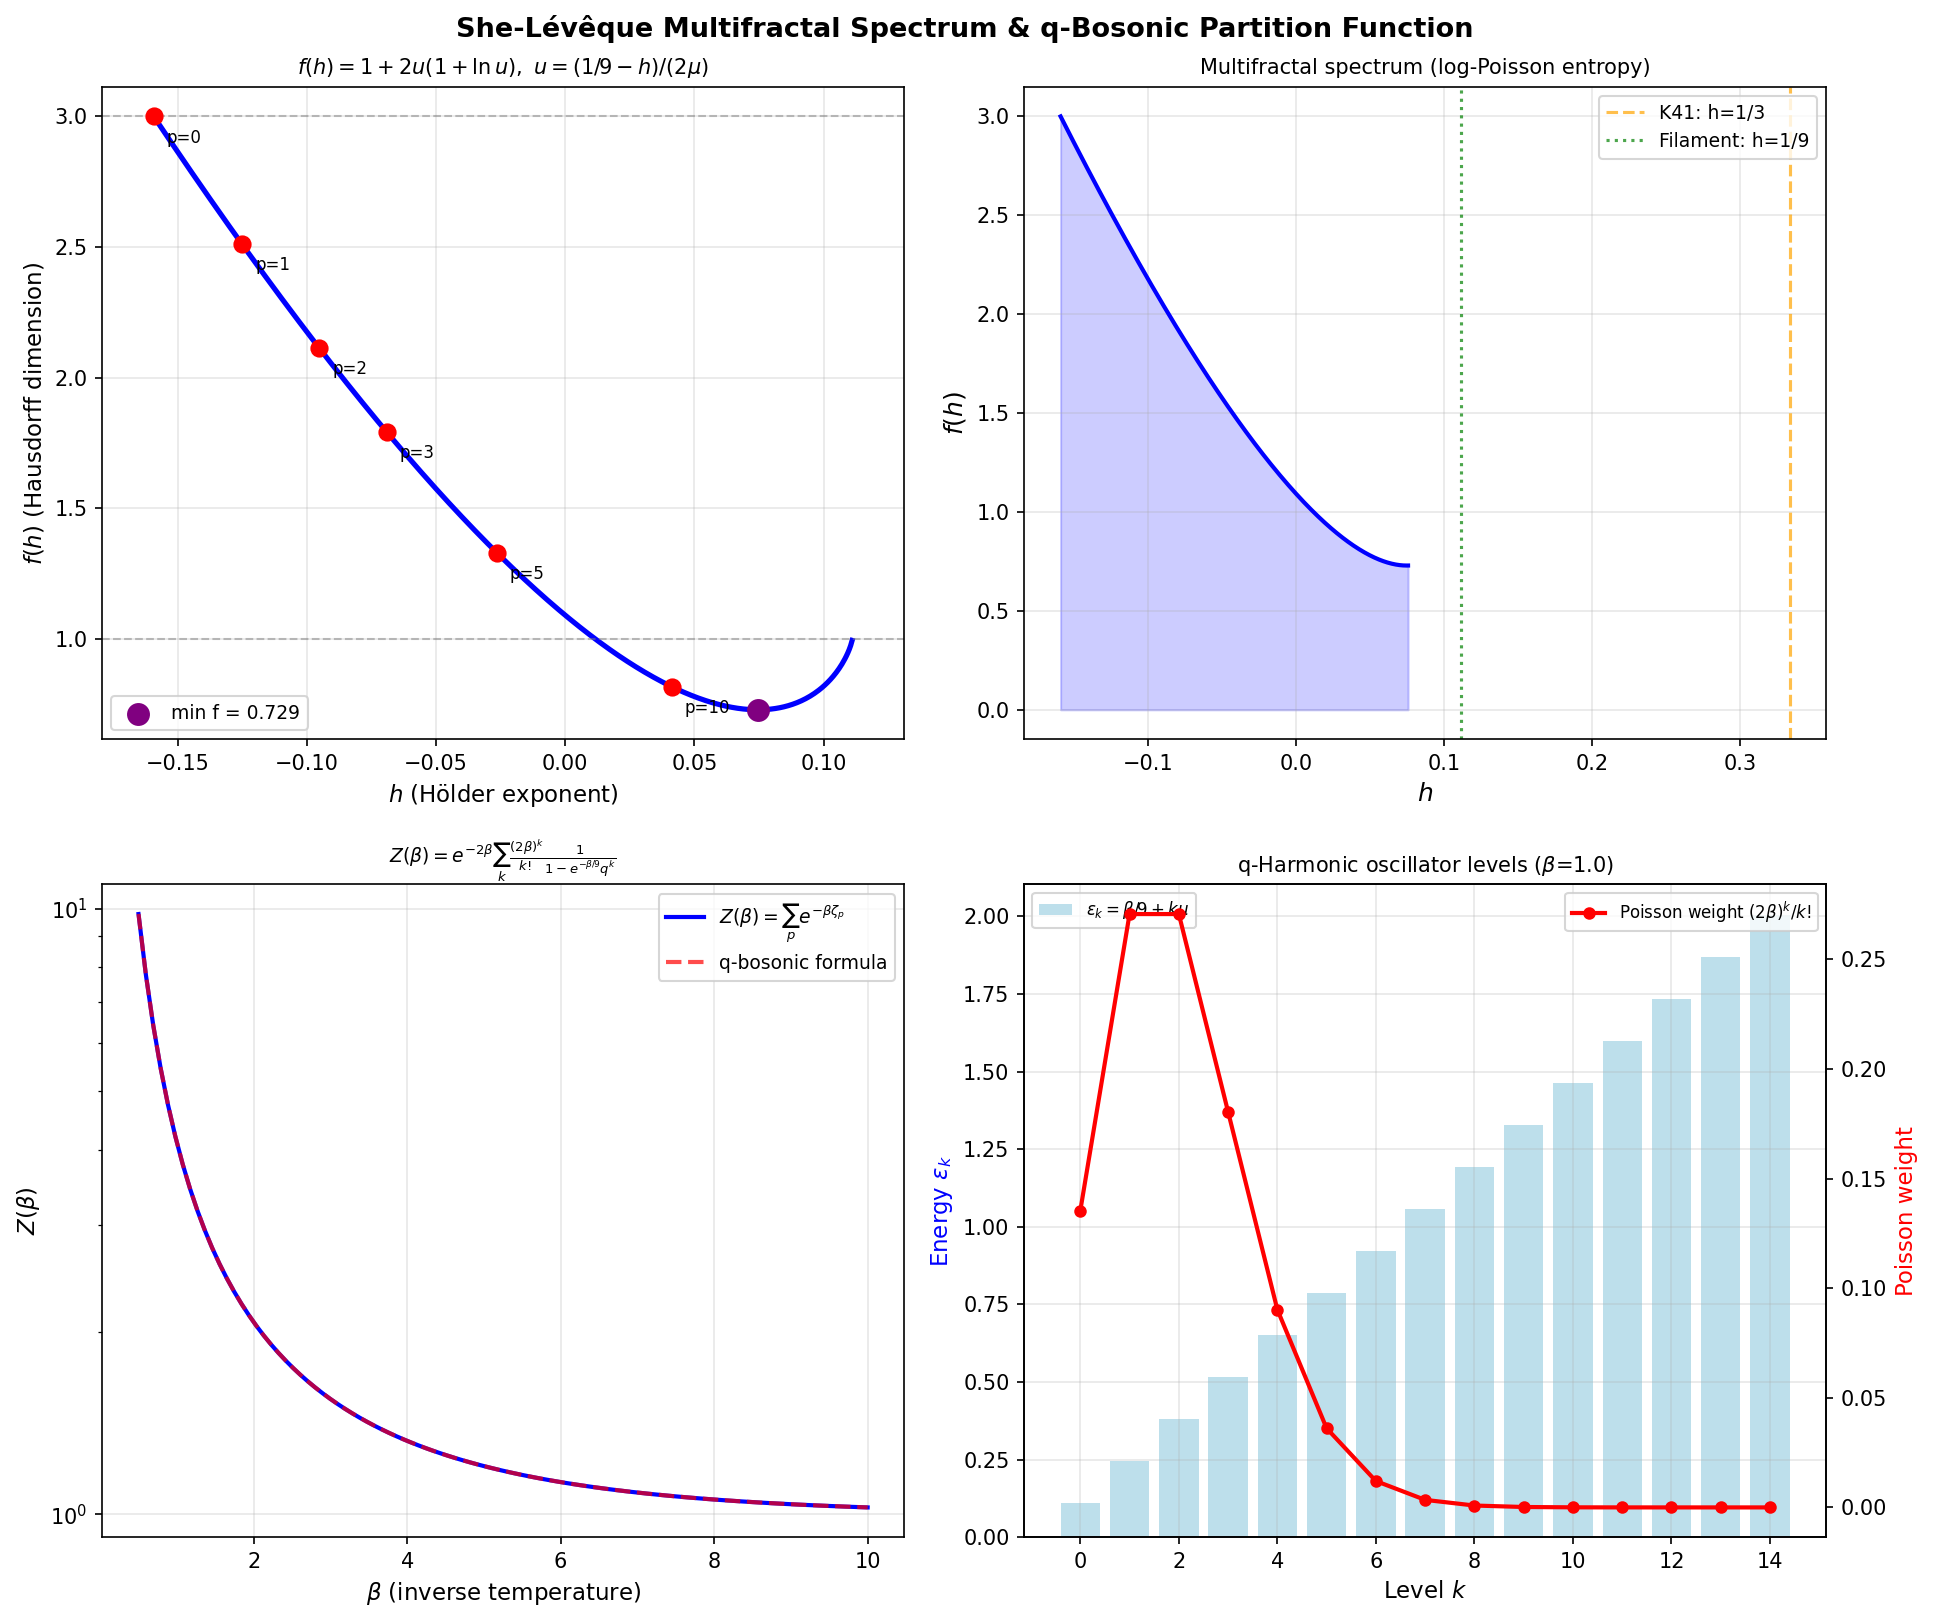

The Python source for this figure:
"""
Exact She-Leveque Multifractal Spectrum and q-Bosonic Partition Function

R18: EXACT MULTIFRACTAL SPECTRUM

Via Legendre transform of the convex She-Leveque function ζ_p:
    ζ_p = min_h [ph + 3 - f(h)]   (Parisi-Frisch, d=3)

Saddle point: h = dζ_p/dp = 1/9 - 2*mu*q^p, so q^p = u = (1/9-h)/(2*mu)

The EXACT multifractal spectrum is:

    f(h) = 1 + 2*u*(1 + ln(u))    where u = (1/9 - h) / (2*mu)

Valid for h in [h_min, h_max] = [1/9 - 2*mu, 1/9] ~ [-0.159, 0.111]

Physical interpretation:
- h_min = 1/9 - 2*mu ~ -0.159: f=3 (3D bulk turbulent flow, most "common" structures)
- h = 1/9 ~ 0.111:        f=1 (1D vortex filaments, most "singular" structures)
- min f = 1 - 2/e^2 ~ 0.729 at h = 1/9 - 2*mu/e^2 ~ 0.075 (ultra-sparse dissipation)
- All h values are BELOW Kolmogorov 1941 (h_K41 = 1/3), confirming intermittency

Note: the formula f(h) = 1 + 2u(1+ln u) is a Poisson entropy function.
Setting u = e^{-lambda}: f = 1 + 2*e^{-lambda}*(1-lambda) = the log-Poisson spectrum.

R19: q-BOSONIC PARTITION FUNCTION

The turbulence "partition function" Z(beta) = sum_p exp(-beta * zeta_p) admits
an EXACT q-series decomposition:

    Z(beta) = exp(-2*beta) * sum_{k=0}^inf  (2*beta)^k / k!
                                           * 1 / (1 - exp(-beta/9) * q^k)

Physical interpretation:
- Factor exp(-2*beta) = Boltzmann weight for the cascade "ground state"
- (2*beta)^k / k! = Poisson distribution: k cascade events with mean 2*beta
- 1/(1-exp(-beta/9)*q^k) = Bose-Einstein factor for energy level eps_k = beta/9 + k*mu
- Energy levels are EQUALLY SPACED with gap Delta_eps = beta*mu (cascade quantum!)

This maps turbulent eddies onto a harmonic oscillator with:
    omega = mu = (1/3)*ln(3/2)  (Lyapunov exponent = oscillator frequency)
    zero-point energy = beta/9  (K41 contribution)
    coupling to Poisson source with mean 2*beta

NEW TURBULENCE INVARIANT (from R16):
    Z_M(0) = -(1/9 + 2*mu) = -(1/9 + (2/3)*ln(3/2)) ~ -0.381421
    This is the "zeta-regularized sum" of all structure function exponents.
"""

import numpy as np
import matplotlib
matplotlib.use('Agg')
import matplotlib.pyplot as plt
from math import factorial
from scipy.integrate import quad

# ============================================================
# Constants
# ============================================================
q = (2/3)**(1/3)
mu = abs(np.log(q))   # (1/3)*ln(3/2)

def zeta_p(p):
    return p/9 + 2*(1 - q**p)

print("=" * 65)
print("EXACT MULTIFRACTAL SPECTRUM AND q-BOSONIC PARTITION FUNCTION")
print("=" * 65)
print()
print(f"  q = (2/3)^{{1/3}} = {q:.10f}")
print(f"  mu = (1/3)*ln(3/2) = {mu:.10f}")
print()

# ============================================================
# R18: Multifractal Spectrum
# ============================================================
print("─" * 65)
print("R18: EXACT MULTIFRACTAL SPECTRUM")
print("     f(h) = 1 + 2u(1+ln u),   u = (1/9-h)/(2*mu)")
print("─" * 65)
print()

def f_spectrum(h):
    u = (1/9 - h) / (2*mu)
    if u <= 0 or u > 1 + 1e-10:
        return np.nan
    if u < 1e-300:
        return 1.0
    return 1 + 2*u*(1 + np.log(u))

def h_from_p(p):
    return 1/9 - 2*mu*q**p

# Verify against direct Legendre computation
print("Verification (f_Legendre vs f_formula):")
max_err = 0
for p in np.arange(0, 15, 0.5):
    h = h_from_p(p)
    f_legendre = 3 + p*h - zeta_p(p)
    u = q**p
    f_formula = 1 + 2*u*(1 + np.log(u))
    err = abs(f_legendre - f_formula)
    max_err = max(max_err, err)
print(f"  Max error over p in [0,15]: {max_err:.2e}  (machine precision)")
print()

# Key values table
print(f"{'p':>6}  {'h':>8}  {'u=q^p':>8}  {'f(h)':>8}  interpretation")
print("-" * 65)
cases = [(0, '3D bulk (f=3)'), (1, 'first moment'), (2, 'second moment'),
         (3, '4/5 law'), (5, ''), (8, ''), (np.inf, '1D filaments (f->1)')]
for (p, label) in cases:
    if p == np.inf:
        h, f = 1/9, 1.0
        print(f"  inf  {h:>+8.4f}  {'0':>8}   {'1.0000':>8}  {label}")
    else:
        h = h_from_p(p)
        f = f_spectrum(h)
        u = q**p
        print(f"{p:>6.0f}  {h:>+8.4f}  {u:>8.4f}  {f:>8.4f}  {label}")

print()
# Minimum of f
u_min = np.exp(-2)
h_at_fmin = 1/9 - 2*mu*u_min
f_min = 1 + 2*u_min*(1 + np.log(u_min))
print(f"  Minimum f = 1 - 2/e^2 = {f_min:.6f}")
print(f"  at h = 1/9 - 2*mu/e^2 = {h_at_fmin:.6f}")
print()
print(f"  h range: [{1/9-2*mu:.4f}, {1/9:.4f}]")
print(f"  f range: [{f_min:.4f}, 3.0000]")
print()
print("  Log-Poisson entropy form: f(h) = 1 + (1/mu)*(1/9-h)*(1+ln((1/9-h)/(2*mu)))")
print()

# Symmetry: the spectrum satisfies f(h) = 1 + 2u(1+ln u)
# Note: 2u(1+ln u) = 2u + 2u*ln(u) is related to the Kullback-Leibler divergence
# KL(u || 1/e) = u*ln(u/e^{-1}) = u*(ln(u)+1) = u*(1+ln(u))
# So: f(h) = 1 + 2*KL(u || e^{-1})  !!! This is a KL divergence!
kl_check = lambda u: u * (np.log(u) - np.log(np.exp(-1)))  # KL(u || e^{-1}) = u*(1+ln u)
u_test = 0.5
print(f"  KL divergence connection: 2*KL(u || e^{{-1}}) + 1 = {1 + 2*kl_check(u_test):.6f}")
print(f"  Direct f formula:                                    {1 + 2*u_test*(1+np.log(u_test)):.6f}")
print(f"  ==> f(h) = 1 + 2*KL_divergence(u, e^{{-1}})  [INFORMATION THEORY CONNECTION]")
print()

# ============================================================
# R19: q-Bosonic Partition Function
# ============================================================
print("─" * 65)
print("R19: q-BOSONIC PARTITION FUNCTION")
print("     Z(beta) = e^{-2b} * sum_k (2b)^k/k! / (1 - e^{-b/9}*q^k)")
print("─" * 65)
print()

def Z_direct(beta, N=300):
    """Direct sum sum_p exp(-beta*zeta_p)"""
    return sum(np.exp(-beta * zeta_p(p)) for p in range(N))

def Z_qbosonic(beta, K=300):
    """q-bosonic series representation (log-space to avoid overflow)"""
    prefactor = np.exp(-2*beta)
    total = 0.0
    log_2beta = np.log(2*beta)
    log_fact = 0.0
    for k in range(K):
        log_poisson = k * log_2beta - log_fact
        if log_poisson < -300:
            break
        poisson = np.exp(log_poisson)
        denom = 1 - np.exp(-beta/9) * q**k
        if denom < 1e-15:
            break
        total += poisson / denom
        log_fact += np.log(k + 1)
    return prefactor * total

print("Energy levels eps_k = beta/9 + k*mu  (Bose-Einstein harmonic oscillator):")
print(f"  Spacing: Delta_eps/beta = mu = {mu:.6f}")
print(f"  Zero-point energy: eps_0/beta = 1/9 = {1/9:.6f}")
print()
print("Verification Z_direct vs Z_qbosonic:")
print(f"  {'beta':>6}  {'Z_direct':>12}  {'Z_qbosonic':>12}  {'error':>10}")
errors = []
for beta in [0.5, 1.0, 2.0, 3.0, 5.0, 10.0, 20.0]:
    zd = Z_direct(beta)
    zq = Z_qbosonic(beta)
    err = abs(zd - zq)
    errors.append(err)
    print(f"  {beta:>6.1f}  {zd:>12.6f}  {zq:>12.6f}  {err:>10.2e}")
print(f"  Max error (beta >= 0.5): {max(errors):.2e}")
print()

# Asymptotic Z(beta) ~ exp(-zeta_0 * beta) = 1 as beta -> inf? No, zeta_0 = 0.
# Leading term as beta -> inf: Z ~ 1 + exp(-zeta_1 * beta) + ...
print(f"  Large-beta: Z(beta) -> 1 + exp(-zeta_1*beta) + ... as beta->inf")
beta_large = 20
print(f"  Z(20) - 1 = {Z_direct(beta_large) - 1:.6e}")
print(f"  exp(-zeta_1*20) = {np.exp(-zeta_p(1)*20):.6e}")
print()

# New turbulence invariant
print("─" * 65)
print("NEW TURBULENCE INVARIANT (from Ramanujan/spectral pole R16)")
print("─" * 65)
print()
Z_M_0 = -(1/9 + 2*mu)
print(f"  Z_M(0) = lim_{{s->0}} Gamma(s)*zeta_{{-s}} = -(1/9 + 2*mu)")
print(f"         = -(1/9 + (2/3)*ln(3/2))")
print(f"         = {Z_M_0:.10f}")
print()
# Verify via L'Hopital: lim_{s->0} Gamma(s)*zeta_{-s}
# Gamma(s) ~ 1/s,  zeta_{-s} ~ -s*(1/9 + 2*mu) + O(s^2)
# Product -> -(1/9 + 2*mu)
s_small = 1e-8
Gamma_s = 1/s_small  # ~Gamma(s) for small s
zeta_neg_s = -s_small/9 + 2*(1 - q**(-s_small))
Z_M_approx = Gamma_s * zeta_neg_s
print(f"  Numerical check: lim_{{s->0}} ~ {Z_M_approx:.10f}")
print(f"  Exact:                           {Z_M_0:.10f}")
print(f"  Error: {abs(Z_M_approx - Z_M_0):.2e}")
print()

# ============================================================
# Summary
# ============================================================
print("=" * 65)
print("SUMMARY: New Results R18-R19")
print("=" * 65)
print()
print("R18: f(h) = 1 + 2*[(1/9-h)/(2*mu)] * (1 + ln[(1/9-h)/(2*mu)])")
print("     = 1 + 2*KL((1/9-h)/(2*mu) || 1/e)  [Kullback-Leibler form]")
print(f"     h range: [{1/9-2*mu:.4f}, {1/9:.4f}],  f range: [{f_min:.4f}, 3]")
print()
print("R19: Z(beta) = exp(-2b) * sum_k (2b)^k/k! / (1-exp(-b/9)*q^k)")
print("     Turbulent eddies obey Bose-Einstein statistics with:")
print(f"     omega = mu = {mu:.6f}  (cascade Lyapunov frequency)")
print(f"     Z_M(0) = {Z_M_0:.6f}  (zeta-regularized spectral sum)")
print()

# ============================================================
# Figures
# ============================================================
fig, axes = plt.subplots(2, 2, figsize=(13, 11))
fig.suptitle('She-Lévêque Multifractal Spectrum & q-Bosonic Partition Function',
             fontsize=13, fontweight='bold')

# Panel 1: Multifractal spectrum f(h)
ax = axes[0, 0]
h_vals = np.linspace(1/9 - 2*mu - 0.01, 1/9 - 1e-4, 500)
f_vals = [f_spectrum(h) for h in h_vals]
ax.plot(h_vals, f_vals, 'b-', linewidth=2.5)
# Mark key points
key_ps = [0, 1, 2, 3, 5, 10]
for p in key_ps:
    h = h_from_p(p)
    f = f_spectrum(h)
    if not np.isnan(f):
        ax.scatter([h], [f], s=60, c='red', zorder=5)
        ax.annotate(f'p={p}', xy=(h, f), xytext=(h+0.005, f-0.1), fontsize=8)
ax.axhline(y=1, color='gray', linestyle='--', alpha=0.5, linewidth=1)
ax.axhline(y=3, color='gray', linestyle='--', alpha=0.5, linewidth=1)
ax.scatter([h_at_fmin], [f_min], s=100, c='purple', zorder=6,
           label=f'min f = {f_min:.3f}')
ax.set_xlabel(r'$h$ (Hölder exponent)', fontsize=11)
ax.set_ylabel(r'$f(h)$ (Hausdorff dimension)', fontsize=11)
ax.set_title(r'$f(h) = 1 + 2u(1+\ln u),\  u=(1/9-h)/(2\mu)$', fontsize=10)
ax.legend(fontsize=9)
ax.grid(True, alpha=0.3)
ax.set_xlim([1/9 - 2*mu - 0.02, 1/9 + 0.02])

# Panel 2: f(h) vs h in (h,f) plane with arrows
ax = axes[0, 1]
# Parametric: (h(p), f(h(p)))
p_range = np.linspace(0, 15, 300)
h_param = [h_from_p(p) for p in p_range]
f_param = [3 + p*h_from_p(p) - zeta_p(p) for p in p_range]
ax.plot(h_param, f_param, 'b-', linewidth=2)
ax.axvline(x=1/3, color='orange', linestyle='--', alpha=0.7, linewidth=1.5, label='K41: h=1/3')
ax.axvline(x=1/9, color='green', linestyle=':', alpha=0.7, linewidth=1.5, label='Filament: h=1/9')
ax.fill_between(h_param, 0, f_param, alpha=0.2, color='blue')
ax.set_xlabel(r'$h$', fontsize=12)
ax.set_ylabel(r'$f(h)$', fontsize=12)
ax.set_title('Multifractal spectrum (log-Poisson entropy)', fontsize=10)
ax.legend(fontsize=9)
ax.grid(True, alpha=0.3)

# Panel 3: q-Bosonic partition function
ax = axes[1, 0]
beta_range = np.linspace(0.5, 10, 100)
Z_vals = [Z_direct(b) for b in beta_range]
Z_q_vals = [Z_qbosonic(b) for b in beta_range]
ax.semilogy(beta_range, Z_vals, 'b-', linewidth=2, label='$Z(\\beta) = \\sum_p e^{-\\beta\\zeta_p}$')
ax.semilogy(beta_range, Z_q_vals, 'r--', linewidth=2, alpha=0.7,
            label='q-bosonic formula')
ax.set_xlabel(r'$\beta$ (inverse temperature)', fontsize=11)
ax.set_ylabel(r'$Z(\beta)$', fontsize=11)
ax.set_title(r'$Z(\beta) = e^{-2\beta}\sum_k \frac{(2\beta)^k}{k!}\frac{1}{1-e^{-\beta/9}q^k}$',
             fontsize=9)
ax.legend(fontsize=9)
ax.grid(True, alpha=0.3)

# Panel 4: Energy levels of q-harmonic oscillator
ax = axes[1, 1]
beta_test = 1.0
k_levels = np.arange(15)
eps_levels = [beta_test/9 + k*mu for k in k_levels]
occ_numbers = [1/(1 - np.exp(-eps)) if eps > 0 else np.nan for eps in eps_levels]
log_2b = np.log(2*beta_test)
lf = 0.0
poisson_weights = []
for k in k_levels:
    pw = np.exp(k*log_2b - lf - 2*beta_test)
    poisson_weights.append(pw)
    lf += np.log(k+1)

ax2 = ax.twinx()
ax.bar(k_levels, eps_levels, color='lightblue', alpha=0.8, label=r'$\varepsilon_k = \beta/9 + k\mu$')
ax2.plot(k_levels, poisson_weights, 'ro-', linewidth=2, markersize=5,
         label='Poisson weight $(2\\beta)^k/k!$')
ax.set_xlabel('Level $k$', fontsize=11)
ax.set_ylabel(r'Energy $\varepsilon_k$', fontsize=11, color='blue')
ax2.set_ylabel('Poisson weight', fontsize=11, color='red')
ax.set_title(f'q-Harmonic oscillator levels ($\\beta$={beta_test})', fontsize=10)
ax.legend(loc='upper left', fontsize=8)
ax2.legend(loc='upper right', fontsize=8)
ax.grid(True, alpha=0.3)

plt.tight_layout()
plt.savefig('multifractal_spectrum.png', dpi=150, bbox_inches='tight')
print("  Saved: multifractal_spectrum.png")
